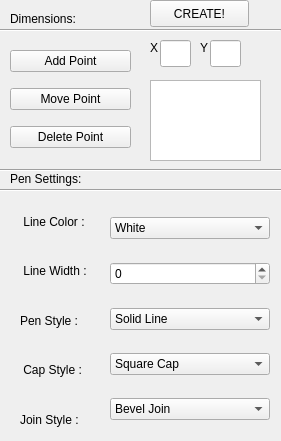
       <widget class="QWidget" name="polylineAddMenu" native="true">
        <property name="enabled">
         <bool>true</bool>
        </property>
        <property name="geometry">
         <rect>
          <x>10</x>
          <y>50</y>
          <width>281</width>
          <height>441</height>
         </rect>
        </property>
        <widget class="Line" name="polyLineAddMenu_dimensions_formatLine">
         <property name="geometry">
          <rect>
           <x>-20</x>
           <y>15</y>
           <width>301</width>
           <height>31</height>
          </rect>
         </property>
         <property name="orientation">
          <enum>Qt::Horizontal</enum>
         </property>
        </widget>
        <widget class="QLabel" name="polyLineAddMenu_dimensionLabel">
         <property name="geometry">
          <rect>
           <x>10</x>
           <y>10</y>
           <width>91</width>
           <height>17</height>
          </rect>
         </property>
         <property name="text">
          <string>Dimensions:</string>
         </property>
        </widget>
        <widget class="QPushButton" name="polyLineAddMenu_createButton">
         <property name="geometry">
          <rect>
           <x>150</x>
           <y>0</y>
           <width>99</width>
           <height>27</height>
          </rect>
         </property>
         <property name="text">
          <string>CREATE!</string>
         </property>
        </widget>
        <widget class="Line" name="polyLineAddMenu_penSettings_formatLineTop">
         <property name="geometry">
          <rect>
           <x>-10</x>
           <y>160</y>
           <width>301</width>
           <height>20</height>
          </rect>
         </property>
         <property name="orientation">
          <enum>Qt::Horizontal</enum>
         </property>
        </widget>
        <widget class="QLineEdit" name="polyLineAddMenu_dimensions_startPointX">
         <property name="geometry">
          <rect>
           <x>160</x>
           <y>40</y>
           <width>31</width>
           <height>27</height>
          </rect>
         </property>
        </widget>
        <widget class="QLabel" name="polyLineAddMenu_dimensions_endPointYLabel">
         <property name="geometry">
          <rect>
           <x>200</x>
           <y>40</y>
           <width>16</width>
           <height>16</height>
          </rect>
         </property>
         <property name="text">
          <string>Y</string>
         </property>
        </widget>
        <widget class="QLabel" name="polyLineAddMenu_dimensions_startPointXLabel">
         <property name="geometry">
          <rect>
           <x>150</x>
           <y>40</y>
           <width>16</width>
           <height>16</height>
          </rect>
         </property>
         <property name="text">
          <string>X</string>
         </property>
        </widget>
        <widget class="QLineEdit" name="polyLineAddMenu_dimensions_startPointY">
         <property name="geometry">
          <rect>
           <x>210</x>
           <y>40</y>
           <width>31</width>
           <height>27</height>
          </rect>
         </property>
        </widget>
        <widget class="QWidget" name="verticalLayoutWidget_21">
         <property name="geometry">
          <rect>
           <x>10</x>
           <y>40</y>
           <width>121</width>
           <height>121</height>
          </rect>
         </property>
         <layout class="QVBoxLayout" name="verticalLayout_11">
          <item>
           <widget class="QPushButton" name="polyLineAddMenu_dimensions_addPointButton">
            <property name="text">
             <string>Add Point</string>
            </property>
           </widget>
          </item>
          <item>
           <widget class="QPushButton" name="polyLineAddMenu_dimensions_movePointButton">
            <property name="text">
             <string>Move Point</string>
            </property>
           </widget>
          </item>
          <item>
           <widget class="QPushButton" name="polyLineAddMenu_dimensions_deletePointButton">
            <property name="text">
             <string>Delete Point</string>
            </property>
           </widget>
          </item>
         </layout>
        </widget>
        <widget class="QWidget" name="verticalLayoutWidget_22">
         <property name="geometry">
          <rect>
           <x>110</x>
           <y>200</y>
           <width>160</width>
           <height>241</height>
          </rect>
         </property>
         <layout class="QVBoxLayout" name="verticalLayout_14">
          <item>
           <widget class="QComboBox" name="polyLineAddMenu_penSettings_lineColorCombo">
            <item>
             <property name="text">
              <string>White</string>
             </property>
            </item>
            <item>
             <property name="text">
              <string>Black</string>
             </property>
            </item>
            <item>
             <property name="text">
              <string>Cyan</string>
             </property>
            </item>
            <item>
             <property name="text">
              <string>Dark Cyan</string>
             </property>
            </item>
            <item>
             <property name="text">
              <string>Red</string>
             </property>
            </item>
            <item>
             <property name="text">
              <string>Dark Red</string>
             </property>
            </item>
            <item>
             <property name="text">
              <string>Magenta</string>
             </property>
            </item>
            <item>
             <property name="text">
              <string>Dark Magenta</string>
             </property>
            </item>
            <item>
             <property name="text">
              <string>Green</string>
             </property>
            </item>
            <item>
             <property name="text">
              <string>Dark Green</string>
             </property>
            </item>
            <item>
             <property name="text">
              <string>Yellow</string>
             </property>
            </item>
            <item>
             <property name="text">
              <string>Dark Yellow</string>
             </property>
            </item>
            <item>
             <property name="text">
              <string>Blue</string>
             </property>
            </item>
            <item>
             <property name="text">
              <string>Dark Blue</string>
             </property>
            </item>
            <item>
             <property name="text">
              <string>Grey</string>
             </property>
            </item>
            <item>
             <property name="text">
              <string>Dark Grey</string>
             </property>
            </item>
            <item>
             <property name="text">
              <string>Light Grey</string>
             </property>
            </item>
           </widget>
          </item>
          <item>
           <widget class="QSpinBox" name="polyLineAddMenu_penSettings_lineWidthSpinBox"/>
          </item>
          <item>
           <widget class="QComboBox" name="polyLineAddMenu_penSettings_penStyleCombo">
            <item>
             <property name="text">
              <string>Solid Line</string>
             </property>
            </item>
            <item>
             <property name="text">
              <string>Dash Line</string>
             </property>
            </item>
            <item>
             <property name="text">
              <string>Dot Line</string>
             </property>
            </item>
            <item>
             <property name="text">
              <string>Dash-Dot Line</string>
             </property>
            </item>
            <item>
             <property name="text">
              <string>Dash-Dot-Dot Line</string>
             </property>
            </item>
           </widget>
          </item>
          <item>
           <widget class="QComboBox" name="polyLineAddMenu_penSettings_capStyleCombo">
            <item>
             <property name="text">
              <string>Square Cap</string>
             </property>
            </item>
            <item>
             <property name="text">
              <string>Flat Cap</string>
             </property>
            </item>
            <item>
             <property name="text">
              <string>Round Cap</string>
             </property>
            </item>
           </widget>
          </item>
          <item>
           <widget class="QComboBox" name="polyLineAddMenu_penSettings_joinStyleCombo">
            <item>
             <property name="text">
              <string>Bevel Join</string>
             </property>
            </item>
            <item>
             <property name="text">
              <string>Miter Join</string>
             </property>
            </item>
            <item>
             <property name="text">
              <string>Round Join</string>
             </property>
            </item>
           </widget>
          </item>
         </layout>
        </widget>
        <widget class="QWidget" name="verticalLayoutWidget_23">
         <property name="geometry">
          <rect>
           <x>20</x>
           <y>200</y>
           <width>101</width>
           <height>241</height>
          </rect>
         </property>
         <layout class="QVBoxLayout" name="verticalLayout_15">
          <item>
           <widget class="QLabel" name="polyLineAddMenu_penSettings_lineColorLabel">
            <property name="text">
             <string> Line Color :</string>
            </property>
           </widget>
          </item>
          <item>
           <widget class="QLabel" name="polyLineAddMenu_penSettings_lineWidthLabel">
            <property name="text">
             <string> Line Width :</string>
            </property>
           </widget>
          </item>
          <item>
           <widget class="QLabel" name="polyLineAddMenu_penSettings_penStyleLabel">
            <property name="text">
             <string>Pen Style :</string>
            </property>
           </widget>
          </item>
          <item>
           <widget class="QLabel" name="polyLineAddMenu_penSettings_capStyleLabel">
            <property name="text">
             <string> Cap Style :</string>
            </property>
           </widget>
          </item>
          <item>
           <widget class="QLabel" name="polyLineAddMenu_penSettings_joinStyleLabel">
            <property name="text">
             <string>Join Style :</string>
            </property>
           </widget>
          </item>
         </layout>
        </widget>
        <widget class="Line" name="lineAddMenu_penSettings_formatLineBot_2">
         <property name="geometry">
          <rect>
           <x>-10</x>
           <y>180</y>
           <width>301</width>
           <height>20</height>
          </rect>
         </property>
         <property name="orientation">
          <enum>Qt::Horizontal</enum>
         </property>
        </widget>
        <widget class="QLabel" name="lineAddMenu_penSettingLabel_2">
         <property name="geometry">
          <rect>
           <x>10</x>
           <y>170</y>
           <width>101</width>
           <height>17</height>
          </rect>
         </property>
         <property name="text">
          <string>Pen Settings:</string>
         </property>
        </widget>
        <widget class="QListWidget" name="polyLineAddMenu_dimensions_pointList">
         <property name="geometry">
          <rect>
           <x>150</x>
           <y>80</y>
           <width>111</width>
           <height>81</height>
          </rect>
         </property>
         <property name="currentRow">
          <number>-1</number>
         </property>
         <property name="sortingEnabled">
          <bool>true</bool>
         </property>
        </widget>
       </widget>
